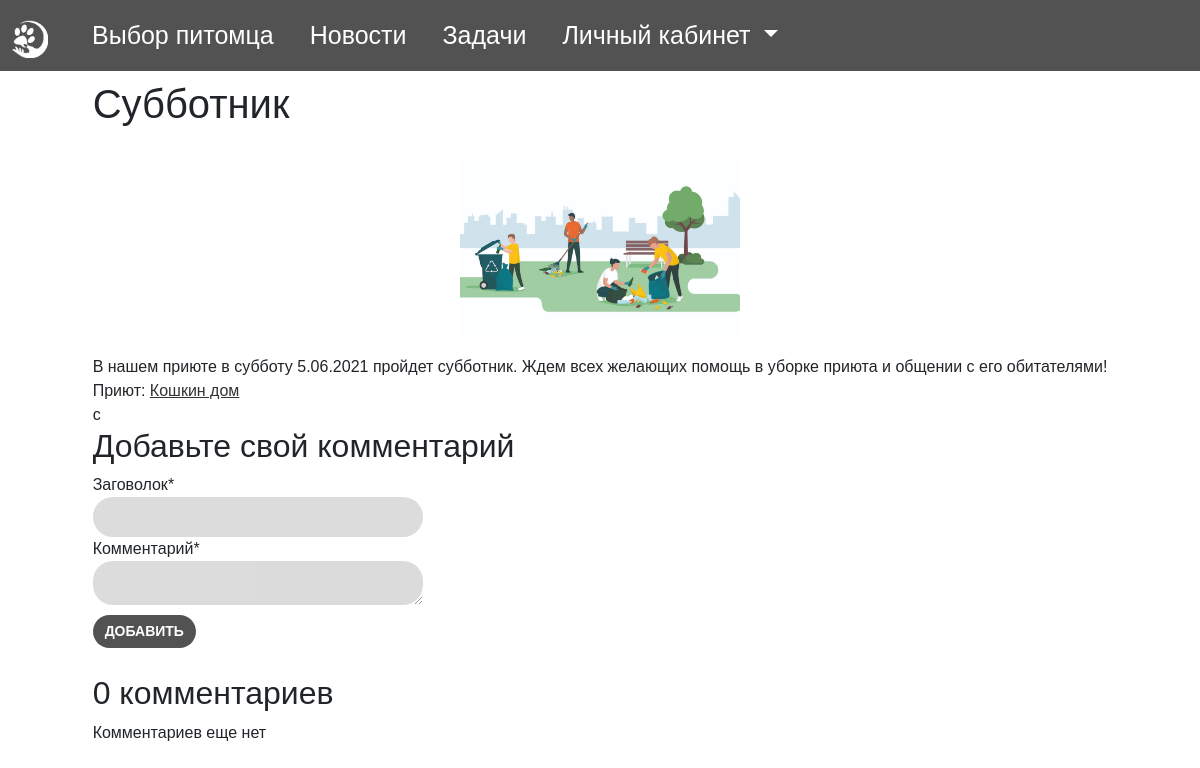
Page /news/3/ (signed in) on the committed database.
### Shelter/models.py (models this page shows, shortened)
class News(models.Model):
    title = models.CharField(max_length=200, verbose_name="Название")
    anons = models.CharField(max_length=200, default="", null=True, verbose_name="Анонс")
    body = models.TextField(null=True, verbose_name="Содержание")
    objects = models.Manager()
    shelter = models.ForeignKey(Shelter, on_delete=models.CASCADE)
    dateCreate = models.DateTimeField(auto_now_add=True, verbose_name="Дата добавления")

class Image(models.Model):
    image = models.ImageField(upload_to=user_directory_path_image, default='images/profile_image.jpg',
                              verbose_name='Изображения')
    pet = models.ForeignKey(Pet, blank=True, null=True, on_delete=models.CASCADE)
    news = models.ForeignKey(News, blank=True, null=True, on_delete=models.CASCADE)
    task = models.ForeignKey(Task, blank=True, null=True, on_delete=models.CASCADE)
    report = models.ForeignKey(Report, blank=True, null=True, on_delete=models.CASCADE)
    class Meta:
        verbose_name = "Изображения"
        verbose_name_plural = "Изображения"
    def __str__(self):
        return self.image.name

class Shelter(models.Model):
    title = models.CharField(max_length=50)
    address = models.CharField(max_length=200)
    description = models.TextField(default='', blank=True)
    user = models.ForeignKey(Profile, on_delete=models.CASCADE)
    def __str__(self):
        return " ".join([self.title])

### Shelter/new_view.py (the view)
# urls.py: path('news/<int:id>/', new_view.news_detail, name='news_detail'),
def news_detail(request, id):
    new = News.objects.get(id=id)
    images = list(Image.objects.filter(news=new))
    comments = new.comments.filter()
    new_comment = None
    if request.method == 'POST':
        comment_form = CommentForm(data=request.POST)
        if request.user.is_authenticated:
            if comment_form.is_valid():
                new_comment = comment_form.save(commit=False)
                new_comment.user = Profile.objects.get(user=request.user)
                new_comment.news = new
                new_comment.save()
                return JsonResponse({'id': id})
        else:
            return JsonResponse({})
    else:
        comment_form = CommentForm()
        return render(request,
                      'news_detail_view.html',
                      {'new': new,
                       'images': images,
                       'comments': comments,
                       'new_comment': new_comment,
                       'comment_form': comment_form})

### Shelter/forms.py
class CommentForm(ModelForm):
    class Meta:
        model = Comment
        fields = ['title', 'body']
        widgets = {
            'body': forms.Textarea(attrs={'class': 'form-comment'}),
        }

### templates/news_detail_view.html (shortened to what this page needs)
{% extends 'base.html' %}
{% load crispy_forms_filters %}
{% load static %}
{% block styles %}
    <link rel="stylesheet" href={% static 'css/pets.css' %}>
{% endblock %}
{% block content %}
    {% include "includes/navbar.html" %}
    <div class="main">
        <h1>{{ new.title }}</h1>
        <div class="row row-cols-auto justify-content-md-center">
            {% for image in images %}
                <div class="col-auto">
                    <div class="card h-100 w-70" style="margin-top: 15px">
                        {% if not image == null %}
                            <img src='/{{ image }}' class="pet-img" alt="pet img">
                        {% endif %}
                    </div>
                </div>
            {% endfor %}
        </div>
        <br>
        {{ new.body }}<br>
        Приют: <a href="#" onclick="openModalShelter()">{{ new.shelter }}</a> <br>
        c
        {% if new_comment %}
            <h2>Ваш комментарий добавлен</h2>s
        {% else %}
            <h2>Добавьте свой комментарий</h2>
            <form action="." method="post">
                {{ comment_form.title|as_crispy_field }}
                <div class="form-comment">
                    {{ comment_form.body|as_crispy_field }}
                </div>
                <p><input type="button" id="btn_add" class="btn" value="Добавить"></p>
            </form>
        {% endif %}
        {% with comments.count as total_comments %}
            <h2>
                {{ total_comments }} комментариев
            </h2>
        {% endwith %}
        {% for comment in comments %}
            <div class="comment">
                <p class="info">
                    {{ comment.user }}<br>
                    Тема: {{ comment.title }}
                </p>
                {{ comment.body|linebreaks }}
                {{ comment.dateCreate }} <br>
            </div>
        {% empty %}
            <p>Комментариев еще нет</p>
        {% endfor %}
    </div>
{% endblock %}

### static/css/style.css (style rules this page uses)
body { height: 130vh; margin: auto; width: 100%; overflow-x: hidden; font-family: 'Laptev_Brush', sans-serif; background: #ffffff; display: flex; flex-direction: column; align-items: center; position: relative; }
.form-control { height: 40px; background: #cdcdcd; border: none; border-radius: 20px; box-shadow: none; padding: 0 20px; font-size: 20px; width: 330px; color: #343333; transition: all 0.3s ease 0s; opacity: 0.7; }
.btn { background: #0a0909; border: none; font-size: 14px; font-weight: bold; color: #ffffff; border-radius: 30px; text-transform: uppercase; margin: 10px 0 10px 0; font-family: 'Laptev_Brush', sans-serif; opacity: 0.7; }
.row:after { content: ""; display: table; clear: both; }
.pet-img { height: 180px; width: auto; align-items: center; }
a { color: #343333; }
.main { margin-top: 80px; }

### static/css/pets.css (style rules this page uses)
.card { border: none; display: flex; justify-content: center; align-items: center; }

### rows in the picture
News: title "Субботник", body "В нашем приюте в субботу 5.06.2021 пройдет субботник. Ждем всех желающих помощь в уборке приюта и общении с его обитателями!", shelter "Кошкин дом"
Image: image (picture)

### other values in the picture
{{ total_comments }} "0"
